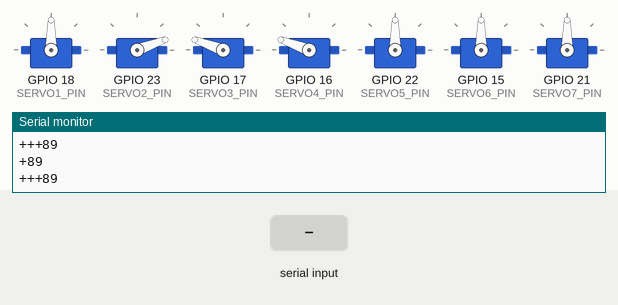
Recording of a program running on a simulated ESP32. Shown: 7 × servo, the last lines printed to the serial monitor. The test bench sets the inputs (shaded band). Nothing arrives over Bluetooth unless stated.

Above: at 11.2 s.
11.3 s: "90,45,200,10,150,30\n" received over the second serial link
At 12.46 s:
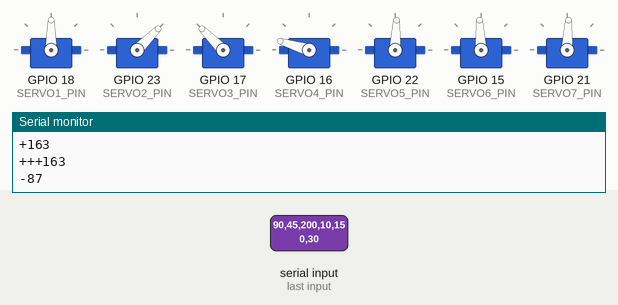
14.3 s: "30,150,10,200,45,90\n" received over the second serial link
At 15.5 s:
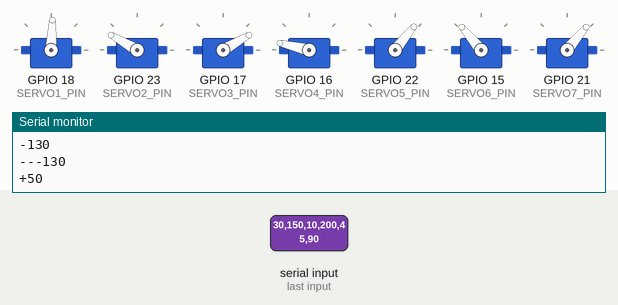
17.3 s: "90,45,200,10,150,30\n" received over the second serial link
At 18.5 s:
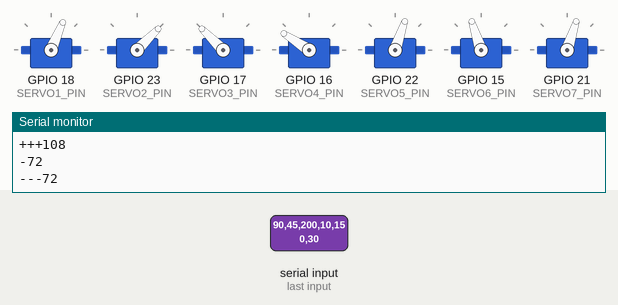
20.3 s: "90,45,200\n" received over the second serial link
At 20.6 s:
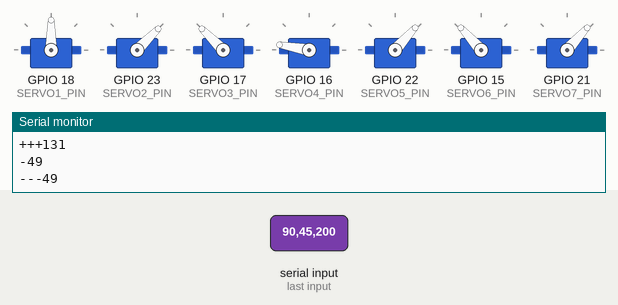
21.8 s: "90,45\n" received over the second serial link
24.8 s: "30,150,10,200,45,90\n" received over the second serial link
At 26.29 s:
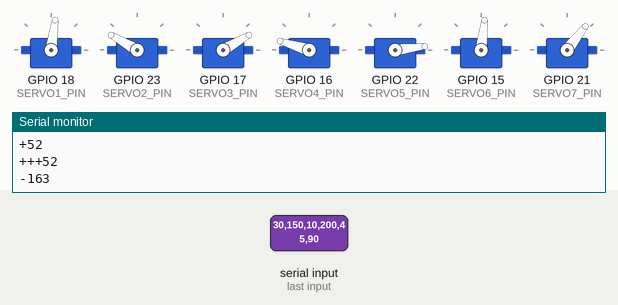
Timing chart, 0 to 30.7 s (numbered marks = the images above; inputs shaded):
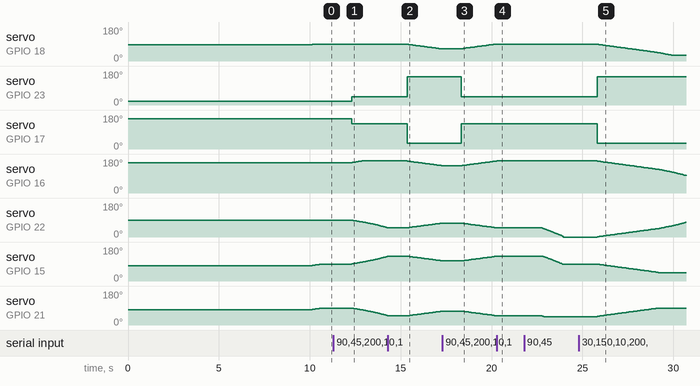

The program:

main.cpp
```cpp
#include <ESP32Servo.h>
#include "BluetoothSerial.h"

#define SERVO1_PIN 18
#define SERVO2_PIN 23
#define SERVO3_PIN 17
#define SERVO4_PIN 16
#define SERVO5_PIN 22
#define SERVO6_PIN 15
#define SERVO7_PIN 21


class Joint
{
private:
    Servo servo;
    byte pin;
    int minAngle;
    int maxAngle;
    int startAngle;
    int angleOffset;
    int currentAngle;

public:
    Joint(byte pin, int minAngle = 0, int maxAngle = 180, int startAngle = 90, int angleOffset = 0)
    {
        this->pin = pin;
        this->minAngle = minAngle;
        this->maxAngle = maxAngle;
        this->startAngle = startAngle;
        this->angleOffset = angleOffset;
        this->currentAngle = startAngle + angleOffset;
        // servo.attach(pin, 500, 2400);
    }

    void init()
    {
        servo.attach(pin, 500, 2400);
        rotateJoint(currentAngle);
    }

    int getCurrentAngle()
    {
        return currentAngle;
    }

    void rotateJoint(int angle)
    {
        angle = constrain(angle, minAngle, maxAngle);
        servo.write(angle);
    }

    bool rotateJointWithStep(int angle, int step)
    {
        angle = constrain(angle, minAngle, maxAngle);
        if (angle > currentAngle)
        {
            Serial.println("+" + String(currentAngle));
            if ((currentAngle + step) > angle)
            {
                Serial.println("++" + String(currentAngle));
                currentAngle++;
            }
            else
            {
                Serial.println("+++" + String(currentAngle));
                currentAngle += step;
            }
        }
        else if (angle < currentAngle)
        {
            Serial.println("-" + String(currentAngle));
            if ((currentAngle - step) < angle)
            {
                Serial.println("--" + String(currentAngle));
                currentAngle--;
            }
            else
            {
                Serial.println("---" + String(currentAngle));
                currentAngle -= step;
            }
        }
        else
        {
            return true;
        }
        servo.write(currentAngle);
        return false;
    }
};

class Joint2M
{
private:
    Servo servo1;
    Servo servo2;
    byte pin1;
    byte pin2;
    int minAngle;
    int maxAngle;
    int startAngle;
    int angleOffset;
    int currentAngle;

public:
    Joint2M(byte pin1, byte pin2, int minAngle = 0, int maxAngle = 180, int startAngle = 90, int angleOffset = 0)
    {
        this->pin1 = pin1;
        this->pin2 = pin2;
        this->minAngle = minAngle;
        this->maxAngle = maxAngle;
        this->startAngle = startAngle;
        this->angleOffset = angleOffset;
        this->currentAngle = startAngle + angleOffset;
    }

    void init()
    {
        servo1.attach(pin1, 500, 2400);
        servo2.attach(pin2, 500, 2400);
        rotateJoint(currentAngle);
    }

    int getCurrentAngle()
    {
        return currentAngle;
    }

    void rotateJoint(int angle)
    {
        angle = constrain(angle, minAngle, maxAngle);
        servo1.write(angle);
        servo2.write(180 - angle);
    }

    bool rotateJointWithStep(int angle, int step)
    {
        angle = constrain(angle, minAngle, maxAngle);
        if (angle > currentAngle)
        {
            Serial.println("+" + String(currentAngle));
            if ((currentAngle + step) > angle)
            {
                Serial.println("++" + String(currentAngle));
                currentAngle++;
            }
            else
            {
                Serial.println("+++" + String(currentAngle));
                currentAngle += step;
            }
        }
        else if (angle < currentAngle)
        {
            Serial.println("-" + String(currentAngle));
            if ((currentAngle - step) < angle)
            {
                Serial.println("--" + String(currentAngle));
                currentAngle--;
            }
            else
            {
                Serial.println("---" + String(currentAngle));
                currentAngle -= step;
            }
        }
        else
        {
            return true;
        }
        servo1.write(angle);
        servo2.write(180 - angle);
        return false;
    }
};


int servo1Angle = 90, servo23Angle = 20, servo4Angle = 160, servo5Angle = 90, servo6Angle = 90, servo7Angle = 90, speed = 75;
BluetoothSerial SerialBT;
Joint joint1(SERVO1_PIN, 0, 180, 90, -5);
Joint2M joint2(SERVO2_PIN, SERVO3_PIN, 20, 160, 20, 0);
Joint joint3(SERVO4_PIN, 40, 170, 160, 0);
Joint joint4(SERVO5_PIN, 0, 180, 90, 0);
Joint joint5(SERVO6_PIN, 0, 180, 90, -10);
Joint joint6(SERVO7_PIN, 0, 180, 90, -10);

// void rotateJoint1(int angle)
// {
//     angle = constrain(angle, 0, 180);
//     servo1.write(angle);
// }

// void rotateJoint2(int angle)
// {
//     angle = constrain(angle, 20, 160);
//     servo2.write(angle);
//     servo3.write(180 - angle);
// }

// void rotateJoint3(int angle)
// {
//     angle = constrain(angle, 40, 170);
//     servo4.write(angle);
// }

// void rotateJoint4(int angle)
// {
//     angle = constrain(angle, 0, 180);
//     servo5.write(angle);
// }

// void rotateJoint5(int angle)
// {
//     angle = constrain(angle, 0, 180);
//     servo6.write(angle);
// }

// void rotateJoint6(int angle)
// {
//     angle = constrain(angle, 0, 180);
//     servo7.write(angle);
// }

// // void initPose()
// // {
// //   rotateJoint1(90);
// //   rotateJoint2(20);
// //   rotateJoint3(90);
// //   rotateJoint4(90);
// //   rotateJoint5(90);
// //   rotateJoint6(90);
// // }

// void setJointAngles()
// {
//     rotateJoint1(servo1Angle - servo1AngleOffset);
//     rotateJoint2(servo23Angle - servo23AngleOffset);
//     rotateJoint3(servo4Angle - servo4AngleOffset);
//     rotateJoint4(servo5Angle - servo5AngleOffset);
//     rotateJoint5(servo6Angle - servo6AngleOffset);
//     rotateJoint6(servo7Angle - servo7AngleOffset);
// }


void initJoints()
{
    joint1.init();
    delay(2000);
    joint2.init();
    delay(2000);
    joint3.init();
    delay(2000);
    joint4.init();
    delay(2000);
    joint5.init();
    delay(2000);
    joint6.init();
}


void rotateJoints()
{
    joint1.rotateJointWithStep(servo1Angle, 1);
    joint2.rotateJointWithStep(servo23Angle, 1);
    joint3.rotateJointWithStep(servo4Angle, 1);
    joint4.rotateJointWithStep(servo5Angle, 1);
    joint5.rotateJointWithStep(servo6Angle, 1);
    joint6.rotateJointWithStep(servo7Angle, 1);
}


void getJointAnglesFromSerial()
{
    if (Serial.available())
    {
        servo1Angle = Serial.parseInt();
        servo23Angle = Serial.parseInt();
        servo4Angle = Serial.parseInt();
        servo5Angle = Serial.parseInt();
        servo6Angle = Serial.parseInt();
        servo7Angle = Serial.parseInt();
        speed = Serial.parseInt();
        Serial.println("Angles received: " + String(servo1Angle) + " " + String(servo23Angle) + " " +
                       String(servo4Angle) + " " + String(servo5Angle) + " " + String(servo6Angle) + " " + String(servo7Angle) + " " + String(speed));
        Serial.flush();
    }
}

void getJointAnglesFromBT()
{
    if (SerialBT.available())
    {
        servo1Angle = SerialBT.parseInt();
        servo23Angle = SerialBT.parseInt();
        servo4Angle = SerialBT.parseInt();
        servo5Angle = SerialBT.parseInt();
        servo6Angle = SerialBT.parseInt();
        servo7Angle = SerialBT.parseInt();
        speed = SerialBT.parseInt();
        SerialBT.println("Angles received: " + String(servo1Angle) + " " + String(servo23Angle) + " " +
                         String(servo4Angle) + " " + String(servo5Angle) + " " + String(servo6Angle) + " " + String(servo7Angle) + " " + String(speed));
        SerialBT.flush();
    }
}

void setup()
{
    Serial.begin(9600);
    SerialBT.begin("ESP32RobotArm6Dof");
    ESP32PWM::allocateTimer(0);
    ESP32PWM::allocateTimer(1);
    ESP32PWM::allocateTimer(2);
    ESP32PWM::allocateTimer(3);
    initJoints();
    Serial.println("Setup complete");
}

void loop()
{
    getJointAnglesFromBT();
    static unsigned long previousMillis = 0;
    if (millis() - previousMillis >= speed)
    {
        previousMillis = millis();
        rotateJoints();
    }
    delay(1);
}
```

Measured:
- after the input at 11.3 s, servo on GPIO 23 (SERVO2_PIN): 20° → 45° after 1.0 s; servo on GPIO 17 (SERVO3_PIN): 160° → 135° after 1.0 s
- after the input at 14.3 s, servo on GPIO 18 (SERVO1_PIN): moves from 90° to 64° over 1.9 s, starting after 1.0 s; servo on GPIO 23 (SERVO2_PIN): 45° → 150° after 1.1 s; servo on GPIO 17 (SERVO3_PIN): 135° → 30° after 1.1 s; servo on GPIO 16 (SERVO4_PIN): moves from 170° to 145° over 1.9 s, starting after 1.1 s
- after the input at 17.3 s, servo on GPIO 23 (SERVO2_PIN): 150° → 45° after 1.0 s; servo on GPIO 17 (SERVO3_PIN): 30° → 135° after 1.0 s
- after the input at 20.3 s, servo on GPIO 22 (SERVO5_PIN): stays 48° (without the input it goes to 47° after 0.05 s); servo on GPIO 15 (SERVO6_PIN): goes on until 20.3 s, then stays 132°; servo on GPIO 21 (SERVO7_PIN): goes on until 20.3 s, then stays 48°
- after the input at 24.8 s, servo on GPIO 18 (SERVO1_PIN): moves from 90° to 30° over 4.1 s, starting after 1.0 s; servo on GPIO 23 (SERVO2_PIN): 45° → 150° after 1.0 s
